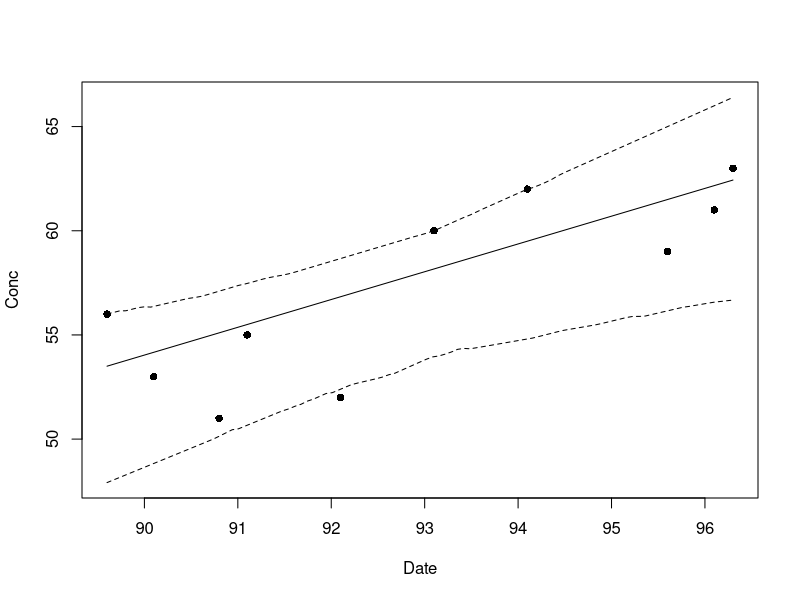

Here is the R script that generated this plot:

# R script for Theil-Sen Confidence band 
# Compute bootstrapped confidence band around Theil-Sen trend line 
# user inputs: list of x-values, list of y-values, desired confidence level 
# Note: replace numbers in parentheses below with specific x and y values  
#          corresponding to data-specific ordered pairs 
# x-values should be numeric values representing sampling dates or events 
# y-values should be concentration values corresponding to these dates or events 
# Script produces a plot of the Theil-Sen trend line, the confidence band around the trend, 
# and an overlay of the actual data values 



x= c(89.6,90.1,90.8,91.1,92.1,93.1,94.1,95.6,96.1,96.3) 
y= c(56,53,51,55,52,60,62,59,61,63) 
conf = .95 



elimna= function(m){ 
  # 
  # remove any rows of data having missing values 
  m= as.matrix(m) 
ikeep= c(1:nrow(m)) 
for(i in 1:nrow(m)) if (sum(is.na(m[i,])>=1)) ikeep[i]= 0 
elimna= m[ikeep[ikeep>=1],] 
elimna 
} 



theilsen2= function(x,y){ 
  # 
  # Compute the Theil-Sen regression estimator 
  # Do not compute residuals in this version 
  # Assumes missing pairs already removed 
  # 
  ord= order(x) 
  xs= x[ord] 
  ys= y[ord] 
  vec1= outer(ys,ys,"-") 
  vec2= outer(xs,xs,"-") 
  v1= vec1[vec2>0] 
  v2= vec2[vec2>0] 
  slope= median(v1/v2) 
  coef= 0 
  coef[1]= median(y)-slope*median(x) 
  coef[2]= slope 
  list(coef=coef) 
} 



nb= 1000 
temp= matrix(c(x,y),ncol=2) 
temp= elimna(temp) #remove any pairs with missing values 
x= temp[,1] 
y= temp[,2] 
n= length(x) 
ord= order(x) 
cut= min(x) + (0:100)*(max(x)-min(x))/100 #compute 101 cut pts 
t0= theilsen2(x,y) #compute trend line on original data 
tmp= matrix(nrow=nb,ncol=101) 



for (i in 1:nb) { 
  idx= sample(ord,n,rep=T) 
  xboot= x[idx] 
  yboot= y[idx] 
  tboot= theilsen2(xboot,yboot) 
  tmp[i,]= tboot$coef[1] + cut*tboot$coef[2] 
} 



lb= 0; ub= 0 
for (i in 1:101){ 
  lb[i]= quantile(tmp[,i],c((1-conf)/2)) 
  ub[i]= quantile(tmp[,i],c((1+conf)/2)) 
} 
tband= list(xcut=cut,lo=lb,hi=ub,ths0=t0) 
yt= tband$ths0$coef[1] + tband$ths0$coef[2]*tband$xcut 
plot(yt~tband$xcut,type='l',xlim=range(x),ylim=c(min(tband$lo),max(tband$hi)),xlab='Date',ylab='Conc') 
points(x,y,pch=16) 
lines(tband$hi~tband$xcut,type='l',lty=2) 
lines(tband$lo~tband$xcut,type='l',lty=2)  